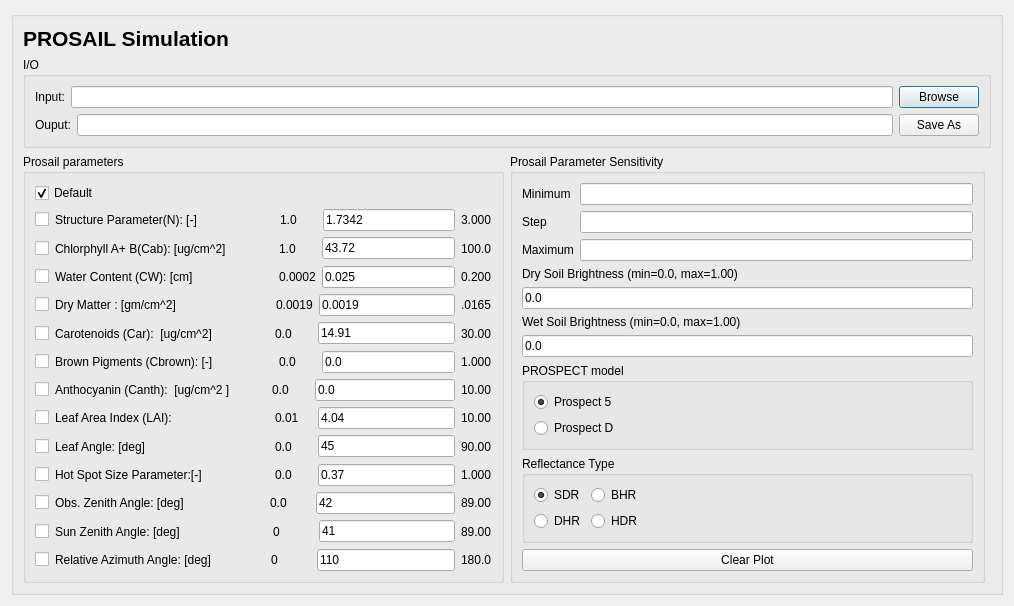
<?xml version="1.0" encoding="UTF-8"?>
<ui version="4.0">
 <class>Form</class>
 <widget class="QDialog" name="Form">
  <property name="geometry">
   <rect>
    <x>0</x>
    <y>0</y>
    <width>1014</width>
    <height>578</height>
   </rect>
  </property>
  <property name="windowTitle">
   <string>Dialog</string>
  </property>
  <layout class="QGridLayout" name="gridLayout_4">
   <item row="0" column="0">
    <widget class="QGroupBox" name="groupBox">
     <property name="title">
      <string/>
     </property>
     <layout class="QVBoxLayout" name="verticalLayout_3">
      <item>
       <layout class="QVBoxLayout" name="verticalLayout_9">
        <item>
         <widget class="QLabel" name="label">
          <property name="font">
           <font>
            <pointsize>16</pointsize>
            <weight>75</weight>
            <bold>true</bold>
           </font>
          </property>
          <property name="text">
           <string>PROSAIL Simulation</string>
          </property>
         </widget>
        </item>
        <item>
         <widget class="QGroupBox" name="groupBox_6">
          <property name="title">
           <string>I/O</string>
          </property>
          <layout class="QGridLayout" name="gridLayout_3">
           <item row="0" column="0">
            <layout class="QVBoxLayout" name="verticalLayout_8">
             <item>
              <layout class="QHBoxLayout" name="horizontalLayout_8">
               <item>
                <widget class="QLabel" name="label_2">
                 <property name="text">
                  <string>Input:</string>
                 </property>
                </widget>
               </item>
               <item>
                <widget class="QLineEdit" name="lineEdit_3"/>
               </item>
               <item>
                <widget class="QPushButton" name="pushButton_3">
                 <property name="text">
                  <string>Browse</string>
                 </property>
                </widget>
               </item>
              </layout>
             </item>
             <item>
              <layout class="QHBoxLayout" name="horizontalLayout_20">
               <item>
                <widget class="QLabel" name="label_4">
                 <property name="text">
                  <string>Ouput:</string>
                 </property>
                </widget>
               </item>
               <item>
                <widget class="QLineEdit" name="lineEdit_4"/>
               </item>
               <item>
                <widget class="QPushButton" name="pushButton_2">
                 <property name="text">
                  <string>Save As</string>
                 </property>
                </widget>
               </item>
              </layout>
             </item>
            </layout>
           </item>
          </layout>
         </widget>
        </item>
       </layout>
      </item>
      <item>
       <layout class="QHBoxLayout" name="horizontalLayout_32">
        <item>
         <widget class="QGroupBox" name="groupBox_3">
          <property name="title">
           <string>Prosail parameters</string>
          </property>
          <layout class="QGridLayout" name="gridLayout">
           <item row="0" column="0">
            <layout class="QVBoxLayout" name="verticalLayout">
             <item>
              <widget class="QCheckBox" name="checkBox">
               <property name="text">
                <string>Default</string>
               </property>
               <property name="checked">
                <bool>true</bool>
               </property>
               <attribute name="buttonGroup">
                <string notr="true">buttonGroup</string>
               </attribute>
              </widget>
             </item>
             <item>
              <layout class="QHBoxLayout" name="horizontalLayout_17">
               <item>
                <layout class="QHBoxLayout" name="horizontalLayout_2">
                 <item>
                  <widget class="QCheckBox" name="CheckBox_p1">
                   <property name="text">
                    <string/>
                   </property>
                   <attribute name="buttonGroup">
                    <string notr="true">buttonGroup</string>
                   </attribute>
                  </widget>
                 </item>
                 <item>
                  <widget class="QLabel" name="label_43">
                   <property name="text">
                    <string>Structure Parameter(N): [-]                       </string>
                   </property>
                  </widget>
                 </item>
                </layout>
               </item>
               <item>
                <widget class="QLabel" name="label_56">
                 <property name="text">
                  <string>1.0      </string>
                 </property>
                </widget>
               </item>
               <item>
                <widget class="QLineEdit" name="lineEdit_p1">
                 <property name="text">
                  <string>1.7342</string>
                 </property>
                </widget>
               </item>
               <item>
                <widget class="QLabel" name="label_69">
                 <property name="text">
                  <string>3.000</string>
                 </property>
                </widget>
               </item>
              </layout>
             </item>
             <item>
              <layout class="QHBoxLayout" name="horizontalLayout_18">
               <item>
                <layout class="QHBoxLayout" name="horizontalLayout_3">
                 <item>
                  <widget class="QCheckBox" name="CheckBox_p2">
                   <property name="text">
                    <string/>
                   </property>
                   <attribute name="buttonGroup">
                    <string notr="true">buttonGroup</string>
                   </attribute>
                  </widget>
                 </item>
                 <item>
                  <widget class="QLabel" name="label_44">
                   <property name="text">
                    <string>Chlorphyll A+ B(Cab): [ug/cm^2]              </string>
                   </property>
                  </widget>
                 </item>
                </layout>
               </item>
               <item>
                <widget class="QLabel" name="label_57">
                 <property name="text">
                  <string>1.0      </string>
                 </property>
                </widget>
               </item>
               <item>
                <widget class="QLineEdit" name="lineEdit_p2">
                 <property name="text">
                  <string>43.72</string>
                 </property>
                </widget>
               </item>
               <item>
                <widget class="QLabel" name="label_70">
                 <property name="text">
                  <string>100.0</string>
                 </property>
                </widget>
               </item>
              </layout>
             </item>
             <item>
              <layout class="QHBoxLayout" name="horizontalLayout_19">
               <item>
                <layout class="QHBoxLayout" name="horizontalLayout_4">
                 <item>
                  <widget class="QCheckBox" name="CheckBox_p3">
                   <property name="text">
                    <string/>
                   </property>
                   <attribute name="buttonGroup">
                    <string notr="true">buttonGroup</string>
                   </attribute>
                  </widget>
                 </item>
                 <item>
                  <widget class="QLabel" name="label_45">
                   <property name="text">
                    <string>Water Content (CW): [cm]                        </string>
                   </property>
                  </widget>
                 </item>
                </layout>
               </item>
               <item>
                <widget class="QLabel" name="label_58">
                 <property name="text">
                  <string>0.0002</string>
                 </property>
                </widget>
               </item>
               <item>
                <widget class="QLineEdit" name="lineEdit_p3">
                 <property name="text">
                  <string>0.025</string>
                 </property>
                </widget>
               </item>
               <item>
                <widget class="QLabel" name="label_71">
                 <property name="text">
                  <string>0.200</string>
                 </property>
                </widget>
               </item>
              </layout>
             </item>
             <item>
              <layout class="QHBoxLayout" name="horizontalLayout_22">
               <item>
                <layout class="QHBoxLayout" name="horizontalLayout_5">
                 <item>
                  <widget class="QCheckBox" name="CheckBox_p4">
                   <property name="text">
                    <string/>
                   </property>
                   <attribute name="buttonGroup">
                    <string notr="true">buttonGroup</string>
                   </attribute>
                  </widget>
                 </item>
                 <item>
                  <widget class="QLabel" name="label_46">
                   <property name="text">
                    <string>Dry Matter : [gm/cm^2]                            </string>
                   </property>
                  </widget>
                 </item>
                </layout>
               </item>
               <item>
                <widget class="QLabel" name="label_59">
                 <property name="text">
                  <string>0.0019</string>
                 </property>
                </widget>
               </item>
               <item>
                <widget class="QLineEdit" name="lineEdit_p4">
                 <property name="text">
                  <string>0.0019</string>
                 </property>
                </widget>
               </item>
               <item>
                <widget class="QLabel" name="label_72">
                 <property name="text">
                  <string>.0165</string>
                 </property>
                </widget>
               </item>
              </layout>
             </item>
             <item>
              <layout class="QHBoxLayout" name="horizontalLayout_23">
               <item>
                <layout class="QHBoxLayout" name="horizontalLayout_6">
                 <item>
                  <widget class="QCheckBox" name="CheckBox_p5">
                   <property name="text">
                    <string/>
                   </property>
                   <attribute name="buttonGroup">
                    <string notr="true">buttonGroup</string>
                   </attribute>
                  </widget>
                 </item>
                 <item>
                  <widget class="QLabel" name="label_47">
                   <property name="text">
                    <string>Carotenoids (Car):  [ug/cm^2]                 </string>
                   </property>
                  </widget>
                 </item>
                </layout>
               </item>
               <item>
                <widget class="QLabel" name="label_60">
                 <property name="text">
                  <string>0.0      </string>
                 </property>
                </widget>
               </item>
               <item>
                <widget class="QLineEdit" name="lineEdit_p5">
                 <property name="text">
                  <string>14.91</string>
                 </property>
                </widget>
               </item>
               <item>
                <widget class="QLabel" name="label_73">
                 <property name="text">
                  <string>30.00</string>
                 </property>
                </widget>
               </item>
              </layout>
             </item>
             <item>
              <layout class="QHBoxLayout" name="horizontalLayout_24">
               <item>
                <layout class="QHBoxLayout" name="horizontalLayout_9">
                 <item>
                  <widget class="QCheckBox" name="CheckBox_p6">
                   <property name="text">
                    <string/>
                   </property>
                   <attribute name="buttonGroup">
                    <string notr="true">buttonGroup</string>
                   </attribute>
                  </widget>
                 </item>
                 <item>
                  <widget class="QLabel" name="label_48">
                   <property name="text">
                    <string>Brown Pigments (Cbrown): [-]                  </string>
                   </property>
                  </widget>
                 </item>
                </layout>
               </item>
               <item>
                <widget class="QLabel" name="label_61">
                 <property name="text">
                  <string>0.0      </string>
                 </property>
                </widget>
               </item>
               <item>
                <widget class="QLineEdit" name="lineEdit_p6">
                 <property name="text">
                  <string>0.0</string>
                 </property>
                </widget>
               </item>
               <item>
                <widget class="QLabel" name="label_74">
                 <property name="text">
                  <string>1.000</string>
                 </property>
                </widget>
               </item>
              </layout>
             </item>
             <item>
              <layout class="QHBoxLayout" name="horizontalLayout_25">
               <item>
                <layout class="QHBoxLayout" name="horizontalLayout_10">
                 <item>
                  <widget class="QCheckBox" name="CheckBox_p7">
                   <property name="text">
                    <string/>
                   </property>
                   <attribute name="buttonGroup">
                    <string notr="true">buttonGroup</string>
                   </attribute>
                  </widget>
                 </item>
                 <item>
                  <widget class="QLabel" name="label_49">
                   <property name="text">
                    <string>Anthocyanin (Canth):  [ug/cm^2 ]           </string>
                   </property>
                  </widget>
                 </item>
                </layout>
               </item>
               <item>
                <widget class="QLabel" name="label_62">
                 <property name="text">
                  <string>0.0      </string>
                 </property>
                </widget>
               </item>
               <item>
                <widget class="QLineEdit" name="lineEdit_p7">
                 <property name="text">
                  <string>0.0</string>
                 </property>
                </widget>
               </item>
               <item>
                <widget class="QLabel" name="label_75">
                 <property name="text">
                  <string>10.00</string>
                 </property>
                </widget>
               </item>
              </layout>
             </item>
             <item>
              <layout class="QHBoxLayout" name="horizontalLayout_26">
               <item>
                <layout class="QHBoxLayout" name="horizontalLayout_11">
                 <item>
                  <widget class="QCheckBox" name="CheckBox_p8">
                   <property name="text">
                    <string/>
                   </property>
                   <attribute name="buttonGroup">
                    <string notr="true">buttonGroup</string>
                   </attribute>
                  </widget>
                 </item>
                 <item>
                  <widget class="QLabel" name="label_50">
                   <property name="text">
                    <string>Leaf Area Index (LAI):                             </string>
                   </property>
                  </widget>
                 </item>
                </layout>
               </item>
               <item>
                <widget class="QLabel" name="label_63">
                 <property name="text">
                  <string>0.01    </string>
                 </property>
                </widget>
               </item>
               <item>
                <widget class="QLineEdit" name="lineEdit_p8">
                 <property name="text">
                  <string>4.04</string>
                 </property>
                </widget>
               </item>
               <item>
                <widget class="QLabel" name="label_76">
                 <property name="text">
                  <string>10.00</string>
                 </property>
                </widget>
               </item>
              </layout>
             </item>
             <item>
              <layout class="QHBoxLayout" name="horizontalLayout_27">
               <item>
                <layout class="QHBoxLayout" name="horizontalLayout_12">
                 <item>
                  <widget class="QCheckBox" name="CheckBox_p9">
                   <property name="text">
                    <string/>
                   </property>
                   <attribute name="buttonGroup">
                    <string notr="true">buttonGroup</string>
                   </attribute>
                  </widget>
                 </item>
                 <item>
                  <widget class="QLabel" name="label_51">
                   <property name="text">
                    <string>Leaf Angle: [deg]                                     </string>
                   </property>
                  </widget>
                 </item>
                </layout>
               </item>
               <item>
                <widget class="QLabel" name="label_64">
                 <property name="text">
                  <string>0.0      </string>
                 </property>
                </widget>
               </item>
               <item>
                <widget class="QLineEdit" name="lineEdit_p9">
                 <property name="text">
                  <string>45</string>
                 </property>
                </widget>
               </item>
               <item>
                <widget class="QLabel" name="label_77">
                 <property name="text">
                  <string>90.00</string>
                 </property>
                </widget>
               </item>
              </layout>
             </item>
             <item>
              <layout class="QHBoxLayout" name="horizontalLayout_28">
               <item>
                <layout class="QHBoxLayout" name="horizontalLayout_13">
                 <item>
                  <widget class="QCheckBox" name="CheckBox_p10">
                   <property name="text">
                    <string/>
                   </property>
                   <attribute name="buttonGroup">
                    <string notr="true">buttonGroup</string>
                   </attribute>
                  </widget>
                 </item>
                 <item>
                  <widget class="QLabel" name="label_52">
                   <property name="text">
                    <string>Hot Spot Size Parameter:[-]                    </string>
                   </property>
                  </widget>
                 </item>
                </layout>
               </item>
               <item>
                <widget class="QLabel" name="label_65">
                 <property name="text">
                  <string>0.0      </string>
                 </property>
                </widget>
               </item>
               <item>
                <widget class="QLineEdit" name="lineEdit_p10">
                 <property name="text">
                  <string>0.37</string>
                 </property>
                </widget>
               </item>
               <item>
                <widget class="QLabel" name="label_78">
                 <property name="text">
                  <string>1.000</string>
                 </property>
                </widget>
               </item>
              </layout>
             </item>
             <item>
              <layout class="QHBoxLayout" name="horizontalLayout_29">
               <item>
                <layout class="QHBoxLayout" name="horizontalLayout_14">
                 <item>
                  <widget class="QCheckBox" name="CheckBox_p11">
                   <property name="text">
                    <string/>
                   </property>
                   <attribute name="buttonGroup">
                    <string notr="true">buttonGroup</string>
                   </attribute>
                  </widget>
                 </item>
                 <item>
                  <widget class="QLabel" name="label_53">
                   <property name="text">
                    <string>Obs. Zenith Angle: [deg]                        </string>
                   </property>
                  </widget>
                 </item>
                </layout>
               </item>
               <item>
                <widget class="QLabel" name="label_66">
                 <property name="text">
                  <string>0.0       </string>
                 </property>
                </widget>
               </item>
               <item>
                <widget class="QLineEdit" name="lineEdit_p11">
                 <property name="text">
                  <string>42</string>
                 </property>
                </widget>
               </item>
               <item>
                <widget class="QLabel" name="label_79">
                 <property name="text">
                  <string>89.00</string>
                 </property>
                </widget>
               </item>
              </layout>
             </item>
             <item>
              <layout class="QHBoxLayout" name="horizontalLayout_30">
               <item>
                <layout class="QHBoxLayout" name="horizontalLayout_15">
                 <item>
                  <widget class="QCheckBox" name="CheckBox_p12">
                   <property name="text">
                    <string/>
                   </property>
                   <attribute name="buttonGroup">
                    <string notr="true">buttonGroup</string>
                   </attribute>
                  </widget>
                 </item>
                 <item>
                  <widget class="QLabel" name="label_54">
                   <property name="text">
                    <string>Sun Zenith Angle: [deg]                          </string>
                   </property>
                  </widget>
                 </item>
                </layout>
               </item>
               <item>
                <widget class="QLabel" name="label_67">
                 <property name="text">
                  <string>0          </string>
                 </property>
                </widget>
               </item>
               <item>
                <widget class="QLineEdit" name="lineEdit_p12">
                 <property name="text">
                  <string>41</string>
                 </property>
                </widget>
               </item>
               <item>
                <widget class="QLabel" name="label_80">
                 <property name="text">
                  <string>89.00</string>
                 </property>
                </widget>
               </item>
              </layout>
             </item>
             <item>
              <layout class="QHBoxLayout" name="horizontalLayout_31">
               <item>
                <layout class="QHBoxLayout" name="horizontalLayout_16">
                 <item>
                  <widget class="QCheckBox" name="CheckBox_p13">
                   <property name="text">
                    <string/>
                   </property>
                   <attribute name="buttonGroup">
                    <string notr="true">buttonGroup</string>
                   </attribute>
                  </widget>
                 </item>
                 <item>
                  <widget class="QLabel" name="label_55">
                   <property name="text">
                    <string>Relative Azimuth Angle: [deg]                </string>
                   </property>
                  </widget>
                 </item>
                </layout>
               </item>
               <item>
                <widget class="QLabel" name="label_68">
                 <property name="text">
                  <string>0          </string>
                 </property>
                </widget>
               </item>
               <item>
                <widget class="QLineEdit" name="lineEdit_p13">
                 <property name="text">
                  <string>110</string>
                 </property>
                </widget>
               </item>
               <item>
                <widget class="QLabel" name="label_81">
                 <property name="text">
                  <string>180.0</string>
                 </property>
                </widget>
               </item>
              </layout>
             </item>
            </layout>
           </item>
          </layout>
         </widget>
        </item>
        <item>
         <layout class="QHBoxLayout" name="horizontalLayout_21">
          <item>
           <widget class="QGroupBox" name="groupBox_5">
            <property name="title">
             <string>Prosail Parameter Sensitivity</string>
            </property>
            <layout class="QGridLayout" name="gridLayout_2">
             <item row="0" column="0">
              <layout class="QHBoxLayout" name="horizontalLayout_7">
               <item>
                <layout class="QVBoxLayout" name="verticalLayout_17">
                 <item>
                  <widget class="QLabel" name="label_82">
                   <property name="text">
                    <string>Minimum</string>
                   </property>
                  </widget>
                 </item>
                 <item>
                  <widget class="QLabel" name="label_83">
                   <property name="text">
                    <string>Step</string>
                   </property>
                  </widget>
                 </item>
                 <item>
                  <widget class="QLabel" name="label_84">
                   <property name="text">
                    <string>Maximum</string>
                   </property>
                  </widget>
                 </item>
                </layout>
               </item>
               <item>
                <layout class="QVBoxLayout" name="verticalLayout_18">
                 <item>
                  <widget class="QLineEdit" name="lineEdit_min"/>
                 </item>
                 <item>
                  <widget class="QLineEdit" name="lineEdit_step"/>
                 </item>
                 <item>
                  <widget class="QLineEdit" name="lineEdit_max"/>
                 </item>
                </layout>
               </item>
              </layout>
             </item>
             <item row="1" column="0">
              <layout class="QVBoxLayout" name="verticalLayout_6">
               <item>
                <widget class="QLabel" name="label_85">
                 <property name="text">
                  <string>Dry Soil Brightness (min=0.0, max=1.00)</string>
                 </property>
                </widget>
               </item>
               <item>
                <widget class="QLineEdit" name="lineEdit_soil_b">
                 <property name="text">
                  <string>0.0</string>
                 </property>
                </widget>
               </item>
               <item>
                <widget class="QLabel" name="label_86">
                 <property name="text">
                  <string>Wet Soil Brightness (min=0.0, max=1.00)</string>
                 </property>
                </widget>
               </item>
               <item>
                <widget class="QLineEdit" name="lineEdit_soil_w">
                 <property name="text">
                  <string>0.0</string>
                 </property>
                </widget>
               </item>
              </layout>
             </item>
             <item row="2" column="0">
              <layout class="QVBoxLayout" name="verticalLayout_7">
               <item>
                <widget class="QGroupBox" name="groupBox_2">
                 <property name="title">
                  <string>PROSPECT model</string>
                 </property>
                 <layout class="QVBoxLayout" name="verticalLayout_2">
                  <item>
                   <widget class="QRadioButton" name="radioButton">
                    <property name="text">
                     <string>Prospect 5</string>
                    </property>
                    <property name="checked">
                     <bool>true</bool>
                    </property>
                   </widget>
                  </item>
                  <item>
                   <widget class="QRadioButton" name="radioButton_2">
                    <property name="text">
                     <string>Prospect D</string>
                    </property>
                   </widget>
                  </item>
                 </layout>
                </widget>
               </item>
               <item>
                <widget class="QGroupBox" name="groupBox_4">
                 <property name="title">
                  <string>Reflectance Type</string>
                 </property>
                 <layout class="QHBoxLayout" name="horizontalLayout">
                  <item>
                   <layout class="QFormLayout" name="formLayout">
                    <item row="0" column="0">
                     <widget class="QRadioButton" name="radioButton_4">
                      <property name="text">
                       <string>SDR</string>
                      </property>
                      <property name="checked">
                       <bool>true</bool>
                      </property>
                     </widget>
                    </item>
                    <item row="0" column="1">
                     <widget class="QRadioButton" name="radioButton_5">
                      <property name="text">
                       <string>BHR</string>
                      </property>
                     </widget>
                    </item>
                    <item row="1" column="0">
                     <widget class="QRadioButton" name="radioButton_6">
                      <property name="text">
                       <string>DHR</string>
                      </property>
                     </widget>
                    </item>
                    <item row="1" column="1">
                     <widget class="QRadioButton" name="radioButton_7">
                      <property name="text">
                       <string>HDR</string>
                      </property>
                     </widget>
                    </item>
                   </layout>
                  </item>
                 </layout>
                </widget>
               </item>
              </layout>
             </item>
             <item row="3" column="0">
              <widget class="QPushButton" name="pushButton">
               <property name="text">
                <string>Clear Plot</string>
               </property>
              </widget>
             </item>
            </layout>
           </widget>
          </item>
          <item>
           <widget class="QMatplotlibWidget" name="mplWidgetSpectral_6" native="true"/>
          </item>
         </layout>
        </item>
       </layout>
      </item>
     </layout>
    </widget>
   </item>
  </layout>
 </widget>
 <customwidgets>
  <customwidget>
   <class>QMatplotlibWidget</class>
   <extends>QWidget</extends>
   <header>Ui.qmatplotlibwidget</header>
   <container>1</container>
  </customwidget>
 </customwidgets>
 <resources/>
 <connections/>
 <buttongroups>
  <buttongroup name="buttonGroup"/>
 </buttongroups>
</ui>
